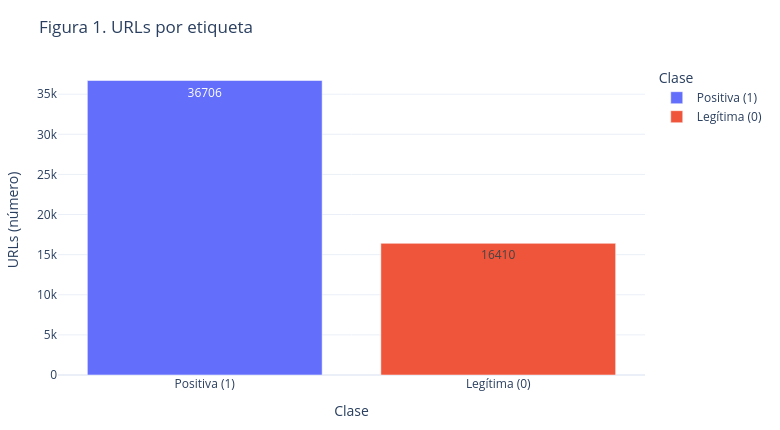

Notebook source saved alongside this figure:
### Markdown cell above
## 3. What the exploration showed — Hipótesis y gráficos
Hipótesis procedentes de decisiones del SOC: **H1** pregunta si señales simples (longitud y puntos) permiten priorizar; **H2** pregunta si combinar rasgos aumenta la utilidad frente a una regla; **H3** pregunta si una misma regla perjudica más a unas fuentes legítimas que a otras. H2 y H3 solo se podrán cerrar cuando existan predicciones. Las características derivadas usan la URL sin protocolo: aquí la mediana es **14 caracteres en positivos y 16 en benignos**, distinta de las cifras del CSV principal (**15 y 17**). Los gráficos describen **este corpus** solamente.

Se muestran distribución de etiquetas, diferencias de longitud y fechas disponibles. Los gráficos temporales no equiparan fechas de certificación y detección.

### Code cell
def chart(fig, name):
    fig.update_layout(template='plotly_white', width=780, height=430, margin=dict(l=55,r=30,t=65,b=55))
    fig.show()
    # Versión interactiva independiente, útil si GitHub no renderiza Plotly en el .ipynb.
    dest = BASE / 'figures' / (name+'.html')
    dest.parent.mkdir(exist_ok=True)
    fig.write_html(dest, include_plotlyjs='directory', full_html=True)

counts=df['label'].map({0:'Legítima (0)',1:'Positiva (1)'}).value_counts().reset_index()
counts.columns=['clase','urls']
chart(px.bar(counts,x='clase',y='urls',color='clase',text='urls',
             title='Figura 1. URLs por etiqueta',labels={'clase':'Clase','urls':'URLs (número)'}),'01_clases')

### Figure 1 — Plotly figure (JSON) as saved in the notebook; plotly's stock layout.template omitted (floating-point values rounded to 4 significant figures)
{"data": [{"hovertemplate": "Clase=%{x}<br>URLs (número)=%{text}<extra></extra>", "legendgroup": "Positiva (1)", "marker": {"color": "#636efa", "pattern": {"shape": ""}}, "name": "Positiva (1)", "orientation": "v", "showlegend": true, "text": [36710.0], "textposition": "auto", "type": "bar", "x": ["Positiva (1)"], "xaxis": "x", "y": [36706], "yaxis": "y"}, {"hovertemplate": "Clase=%{x}<br>URLs (número)=%{text}<extra></extra>", "legendgroup": "Legítima (0)", "marker": {"color": "#EF553B", "pattern": {"shape": ""}}, "name": "Legítima (0)", "orientation": "v", "showlegend": true, "text": [16410.0], "textposition": "auto", "type": "bar", "x": ["Legítima (0)"], "xaxis": "x", "y": [16410], "yaxis": "y"}], "layout": {"barmode": "relative", "height": 430, "legend": {"title": {"text": "Clase"}, "tracegroupgap": 0}, "margin": {"b": 55, "l": 55, "r": 30, "t": 65}, "title": {"text": "Figura 1. URLs por etiqueta"}, "width": 780, "xaxis": {"anchor": "y", "categoryarray": ["Positiva (1)", "Legítima (0)"], "categoryorder": "array", "domain": [0, 1], "title": {"text": "Clase"}}, "yaxis": {"anchor": "x", "domain": [0, 1], "title": {"text": "URLs (número)"}}}}
